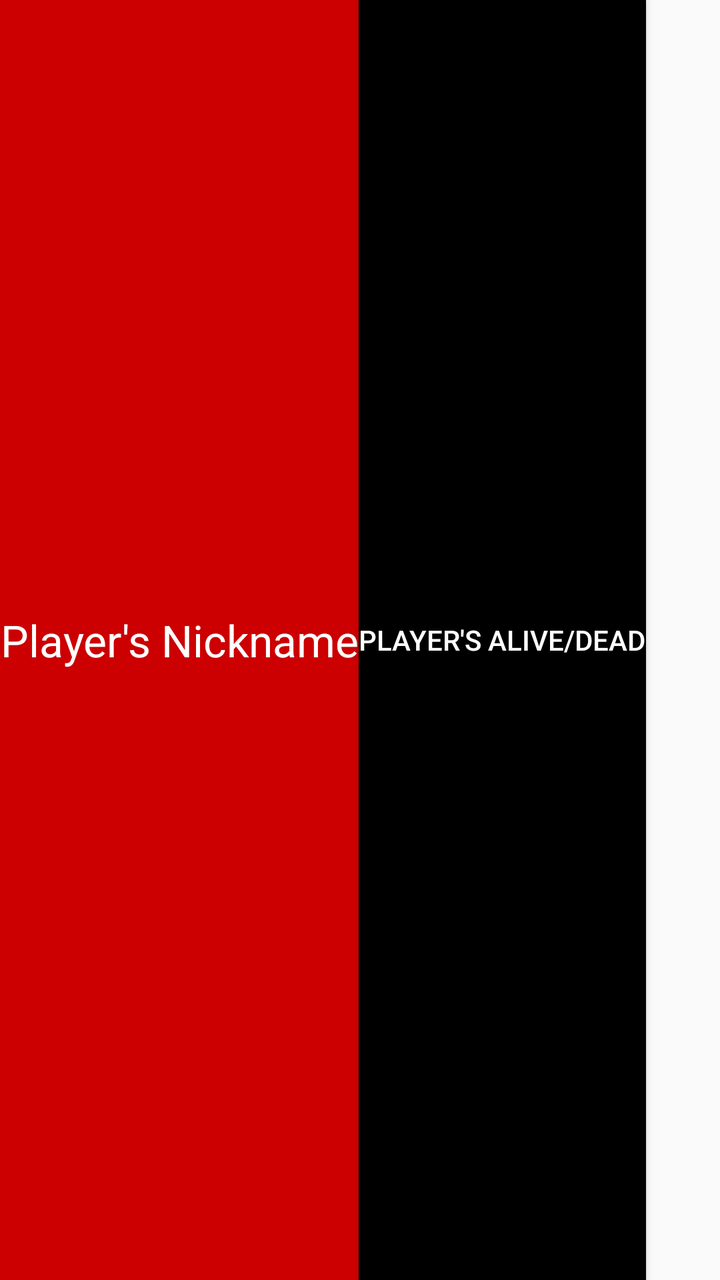
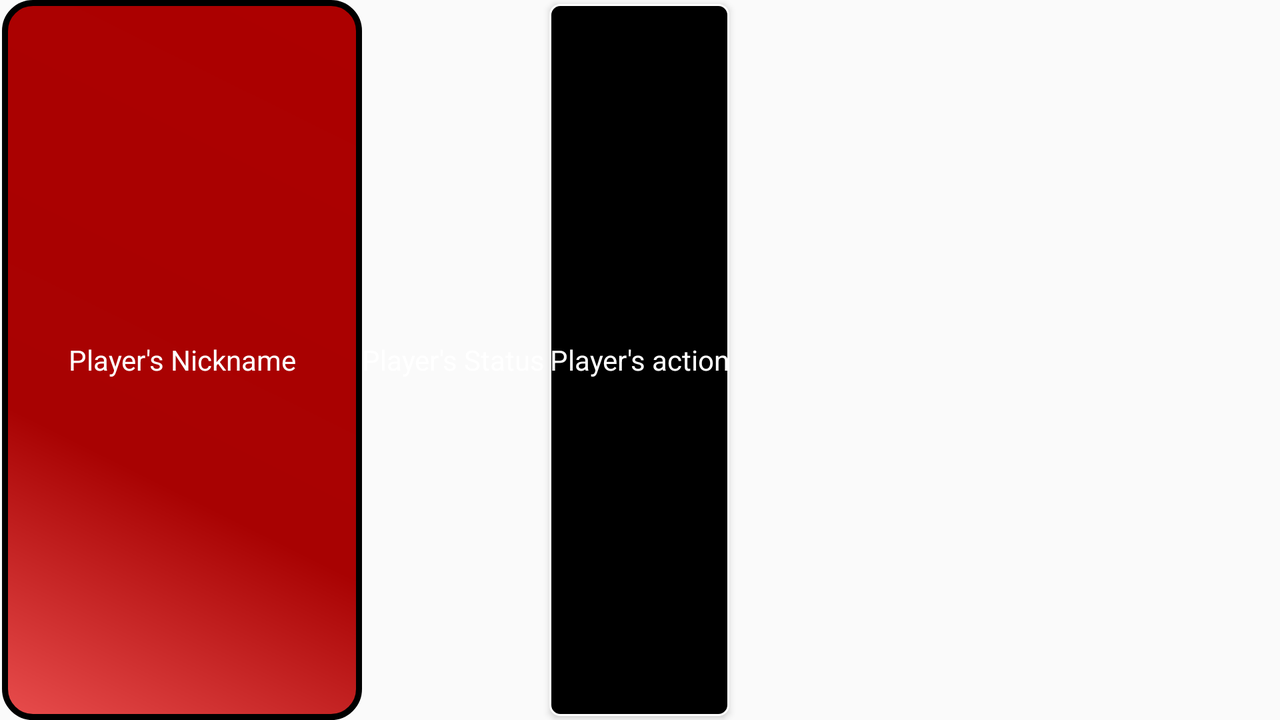

An Android layout and its configuration variant, each rendered on a device that would load it. The default file and the variant file are quoted in full after the pictures.
<!-- AndroidManifest.xml: application theme AppTheme -->
<!-- res/layout/player_card.xml -->
<?xml version="1.0" encoding="utf-8"?>
<LinearLayout xmlns:android="http://schemas.android.com/apk/res/android"
    android:orientation="horizontal" android:layout_width="match_parent"
    android:layout_height="50dp">

    <TextView
        android:layout_width="wrap_content"
        android:layout_height="match_parent"
        android:textAppearance="?android:attr/textAppearanceLarge"
        android:text="Player's Nickname"
        android:id="@+id/playerCard_playerUsername"
        android:background="@android:color/holo_red_dark"
        android:textColor="@android:color/white"
        android:gravity="center_vertical|center_horizontal" />

    <Button
        android:layout_width="wrap_content"
        android:layout_height="match_parent"
        android:id="@+id/playerCard_btn_action"
        android:text="Player's alive/dead"
        android:background="@android:color/black"
        android:textColor="@android:color/white" />
</LinearLayout>
<!-- resources referenced by this layout -->
<resources>
  <style name="AppTheme" parent="Theme.AppCompat.Light.DarkActionBar">
          
          <item name="colorPrimary">@color/colorPrimary</item>
          <item name="colorPrimaryDark">@color/colorPrimaryDark</item>
          <item name="colorAccent">@color/colorAccent</item>
  
      </style>
  <color name="colorPrimary">#3F51B5</color>
  <color name="colorPrimaryDark">#303F9F</color>
  <color name="colorAccent">#FF4081</color>
</resources>
<!-- res/layout-land/player_card.xml (the author's variant of the layout above) -->
<!-- drawn on the phone turned sideways -->
<?xml version="1.0" encoding="utf-8"?>
<LinearLayout xmlns:android="http://schemas.android.com/apk/res/android"
    android:orientation="horizontal" android:layout_width="match_parent"
    android:layout_height="50dp" android:background="@android:color/transparent"
    android:paddingLeft="1dp" android:paddingRight="1dp" android:layout_marginLeft="1dp" android:layout_marginStart="1dp"
    android:weightSum="1">

    <TextView
        android:layout_width="wrap_content"
        android:layout_height="match_parent"
        android:textAppearance="?android:attr/textAppearanceSmall"
        android:text="Player's Nickname"
        android:id="@+id/playerCard_txt_playerUsername"
        android:background="@drawable/menu"
        android:textColor="@android:color/white"
        android:gravity="center_vertical|center_horizontal"
        android:textIsSelectable="false"/>

    <TextView
        android:layout_width="wrap_content"
        android:layout_height="match_parent"
        android:textAppearance="?android:attr/textAppearanceSmall"
        android:text="Player's Status"
        android:id="@+id/playerCard_txt_playerStatus"
        android:textColor="@android:color/white"
        android:gravity="center_vertical|center_horizontal"
        android:textIsSelectable="false"/>

    <Button
        android:layout_width="wrap_content"
        android:layout_height="match_parent"
        android:textAppearance="?android:attr/textAppearanceSmall"
        android:id="@+id/playerCard_btn_action"
        android:text="Player's action"
        android:background="@drawable/border_rectangle_inverted"
        android:textColor="@android:color/white"
        android:layout_margin="2dp"
        android:focusable="false"
        android:focusableInTouchMode="false"/>
</LinearLayout>
<!-- resources referenced by the variant -->
<!-- as the phone turned sideways resolves them -->
<resources>
  <!-- drawable border_rectangle_inverted (drawable) -->
  <?xml version="1.0" encoding="utf-8"?>
  <shape xmlns:android="http://schemas.android.com/apk/res/android" android:shape="rectangle" >
  
      <solid android:color="#000"/>
  
      <corners
          android:radius="5dp"
          />
      <padding
          android:left="0dp"
          android:top="0dp"
          android:right="0dp"
          android:bottom="0dp"
          />
  
      <size
          android:width="50dp"
          android:height="50dp"
          />
      <stroke
          android:width="1dp"
          android:color="#FFF"
          />
  </shape>
  <!-- drawable menu (drawable-xxhdpi) -->
  <?xml version="1.0" encoding="utf-8"?>
  <shape xmlns:android="http://schemas.android.com/apk/res/android" android:shape="rectangle" >
      <corners
          android:radius="14dp"
          />
      <gradient
          android:angle="45"
          android:centerX="35%"
          android:centerColor="#A80202"
          android:startColor="#E84D4D"
          android:endColor="#ac0000"
          android:type="linear"
          />
      <padding
          android:left="0dp"
          android:top="0dp"
          android:right="0dp"
          android:bottom="0dp"
          />
      <size
          android:width="180dp"
          android:height="40dp"
          />
      <stroke
          android:width="3dp"
          android:color="#000000"
          />
  </shape>
  <style name="AppTheme" parent="Theme.AppCompat.Light.DarkActionBar">
          
          <item name="colorPrimary">@color/colorPrimary</item>
          <item name="colorPrimaryDark">@color/colorPrimaryDark</item>
          <item name="colorAccent">@color/colorAccent</item>
  
      </style>
  <color name="colorPrimary">#3F51B5</color>
  <color name="colorPrimaryDark">#303F9F</color>
  <color name="colorAccent">#FF4081</color>
</resources>
